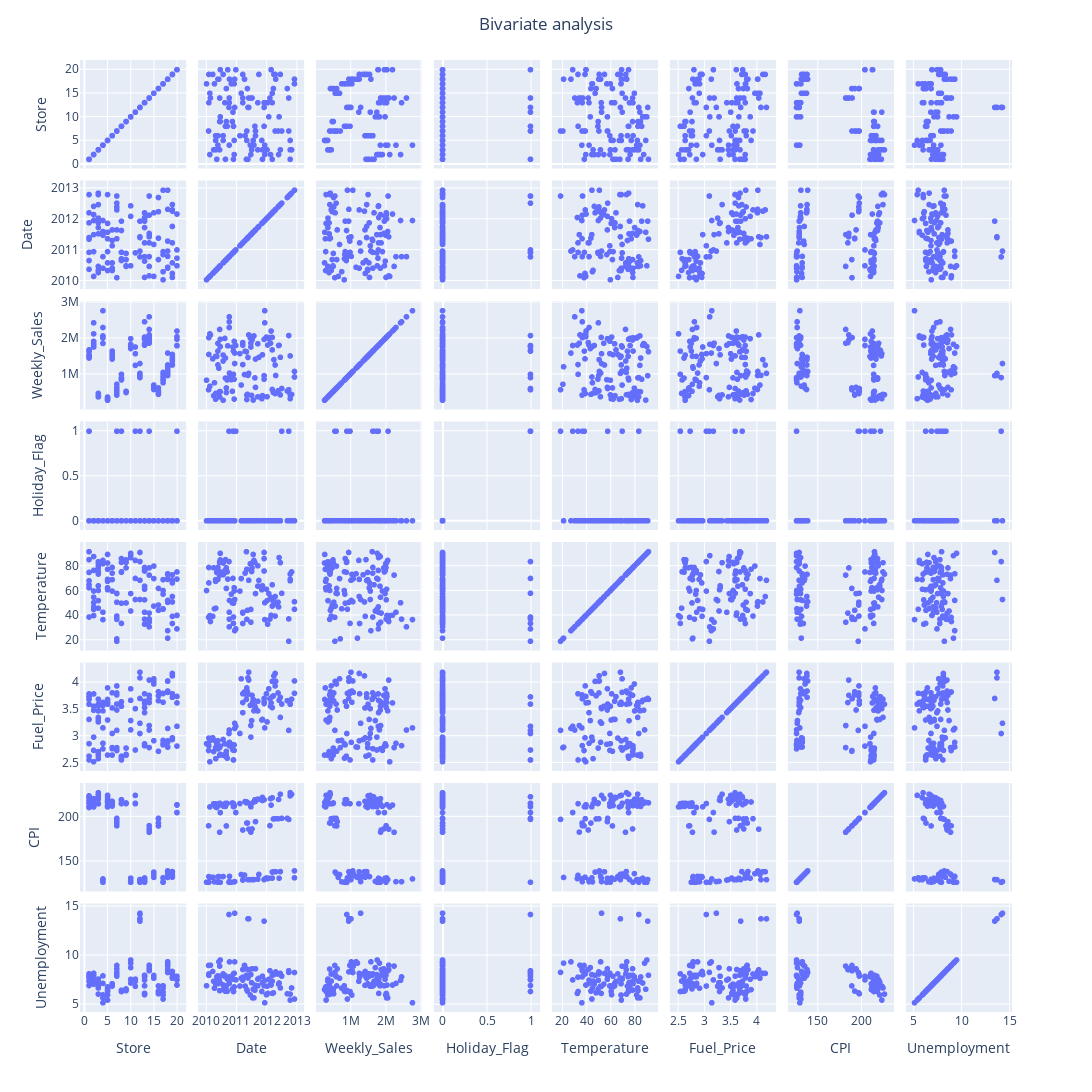

Notebook source saved alongside this figure:
### Code cell
fig = px.scatter_matrix(dataset)
fig.update_layout(
        title = go.layout.Title(text = "Bivariate analysis", x = 0.5), showlegend = False, 
            autosize=False, height=1100, width = 1100)
fig.show()

### Figure 1 — Plotly figure (JSON) as saved in the notebook; plotly's stock layout.template omitted (floating-point values rounded to 4 significant figures; data arrays with more than 128 entries replaced by an {"elided": "..."} marker saying what was removed)
{"data": [{"dimensions": [{"axis": {"matches": true}, "label": "Store", "values": {"elided": "136 int values"}}, {"axis": {"matches": true}, "label": "Date", "values": {"elided": "136 str values"}}, {"axis": {"matches": true}, "label": "Weekly_Sales", "values": {"elided": "136 float values"}}, {"axis": {"matches": true}, "label": "Holiday_Flag", "values": {"elided": "136 int values"}}, {"axis": {"matches": true}, "label": "Temperature", "values": {"elided": "136 float values"}}, {"axis": {"matches": true}, "label": "Fuel_Price", "values": {"elided": "136 float values"}}, {"axis": {"matches": true}, "label": "CPI", "values": {"elided": "136 float values"}}, {"axis": {"matches": true}, "label": "Unemployment", "values": {"elided": "136 float values"}}], "hovertemplate": "%{xaxis.title.text}=%{x}<br>%{yaxis.title.text}=%{y}<extra></extra>", "legendgroup": "", "marker": {"color": "#636efa", "symbol": "circle"}, "name": "", "showlegend": false, "type": "splom"}], "layout": {"autosize": false, "dragmode": "select", "height": 1100, "legend": {"tracegroupgap": 0}, "margin": {"t": 60}, "showlegend": false, "title": {"text": "Bivariate analysis", "x": 0.5}, "width": 1100}}
